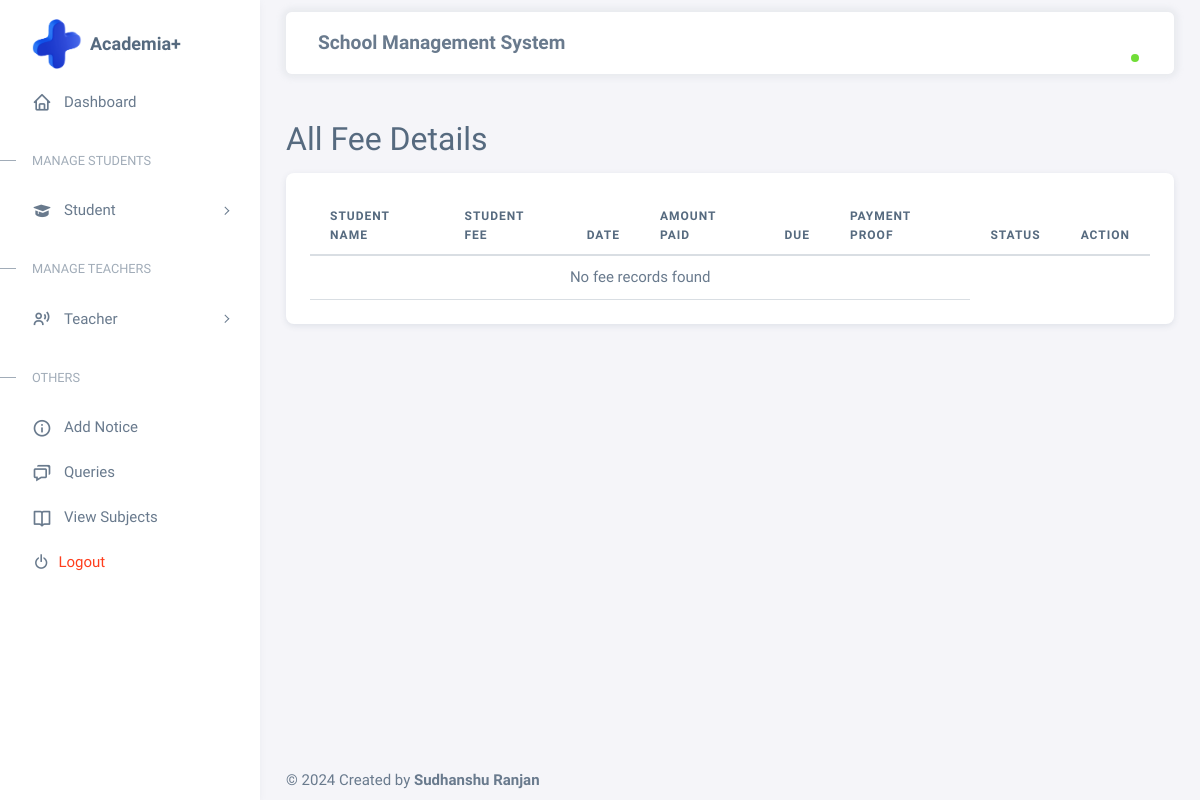
The page /view_fee/ on the database as committed earlier.
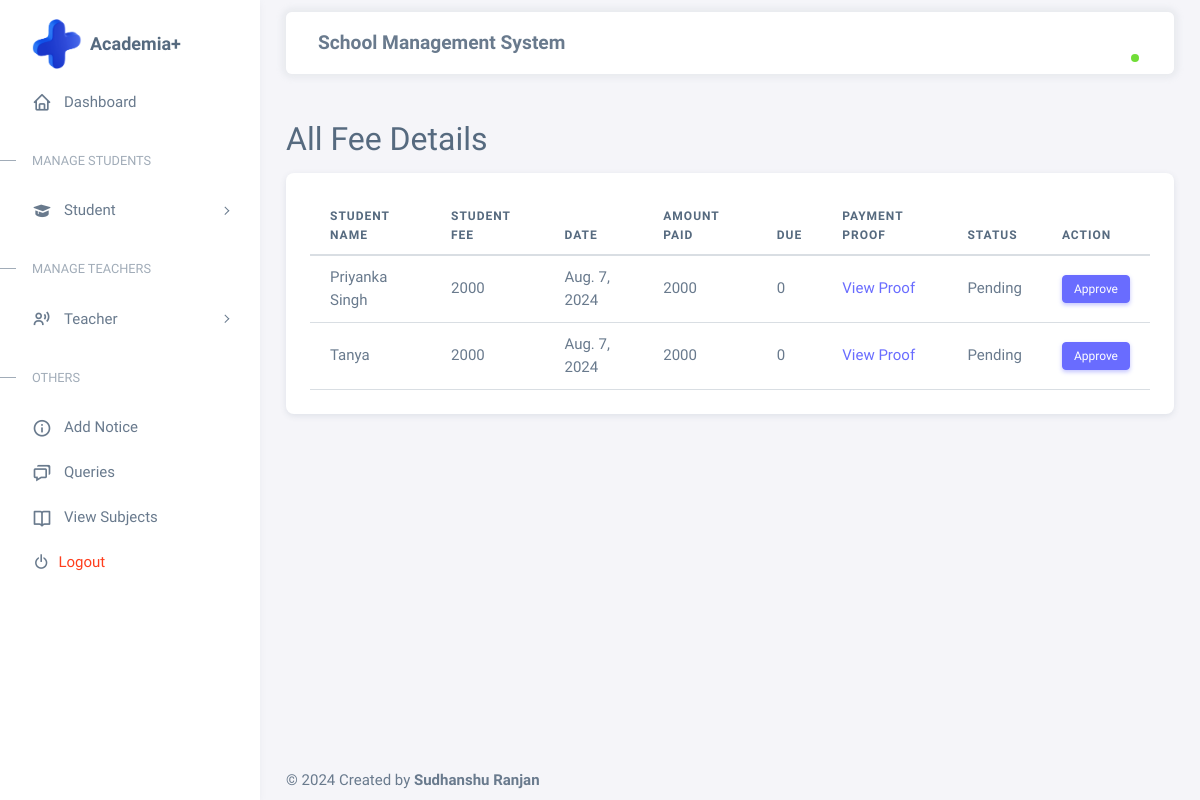
The same page on the database as committed later.
### asms_app/models.py (models this page shows, shortened)
class Fee(models.Model):
    student = models.ForeignKey(Student, on_delete=models.DO_NOTHING)
    paid = models.IntegerField()
    date = models.DateField(default=timezone.now)
    due = models.CharField(max_length=20, default=None)
    payment = models.FileField(max_length=100, upload_to='Payments/')
    status = models.BooleanField(default=False)
    updated = models.DateTimeField(auto_now_add=True)
    created = models.DateTimeField(auto_now=True)
    class Meta:
        ordering = ['date','-updated','-created']

class Student(models.Model):
    student = models.BooleanField(default=True)
    utype = models.CharField(max_length=20,default='Student')
    username = models.CharField(max_length=100, primary_key=True)
    name = models.CharField(max_length=50)
    sfee = models.IntegerField()
    balance = models.IntegerField(default=0)
    sclass = models.CharField(max_length=50)
    fathers_name = models.CharField(max_length=50)
    DoB = models.DateField()
    fathers_phone = models.CharField(max_length=50)
    email = models.CharField(max_length=50)
    phone = models.CharField(max_length=14)
    password = models.CharField(max_length=32, default="Student")
    address = models.TextField()
    pic = models.FileField(max_length=100, upload_to='Student/')
    created = models.DateTimeField(auto_now=True)
    class Meta:
        ordering = ['-created']

### asms_app/views.py (the view)
# urls.py: path('view_fee/',view_fee, name='view_fee'),
def view_fee(request):
    key = request.session.get('session_key')
    user = None
    if key:
        try:
            user = AcedemiaAdmin.objects.get(username=key)
        except AcedemiaAdmin.DoesNotExist:
            return redirect('home')
    fee = Fee.objects.all()
    return render(request, 'view_fee.html',{'user':user, 'fees':fee})

### asms_app/templates/view_fee.html
{% extends 'base.html' %}
{% block content %}
<div class="container mt-5">
    <h2>All Fee Details</h2>
    <div class="card mt-3">
        <div class="card-body">
            <table class="table">
                <thead>
                    <tr>
                        <th scope="col">Student Name</th>
                        <th scope="col">Student Fee</th>
                        <th scope="col">Date</th>
                        <th scope="col">Amount Paid</th>
                        <th scope="col">Due</th>
                        <th scope="col">Payment Proof</th>
                        <th scope="col">Status</th>
                        <th scope="col">Action</th>
                    </tr>
                </thead>
                <tbody>
                    {% for fee in fees %}
                    <tr>
                        <td>{{ fee.student.name }}</td>
                        <td>{{ fee.student.sfee }}</td>
                        <td>{{ fee.date }}</td>
                        <td>{{ fee.paid }}</td>
                        <td>{{ fee.due }}</td>
                        <td><a href="{{ fee.payment.url }}">View Proof</a></td>
                        <td>{% if fee.status %}Paid{% else %}Pending{% endif %}</td>
                        <td>
                            <button class="btn btn-primary btn-sm" onclick="window.location.href='{%url 'approvefee' fee.id%}';" >Approve</button>
                        </td>
                    </tr>
                    {% empty %}
                    <tr>
                        <td colspan="6" class="text-center">No fee records found</td>
                    </tr>
                    {% endfor %}
                </tbody>
            </table>
        </div>
    </div>
</div>
{% endblock %}

Rows that differ between the two databases and show on the page:
added Fee: student.name "Priyanka Singh", student.sfee "2000", date "Aug. 7, 2024", paid "2000", due "0", status "Pending"
added Fee: student.name "Tanya", student.sfee "2000", date "Aug. 7, 2024", paid "2000", due "0", status "Pending"
Other text that changed with them:
text no longer shown: "No fee records found"
